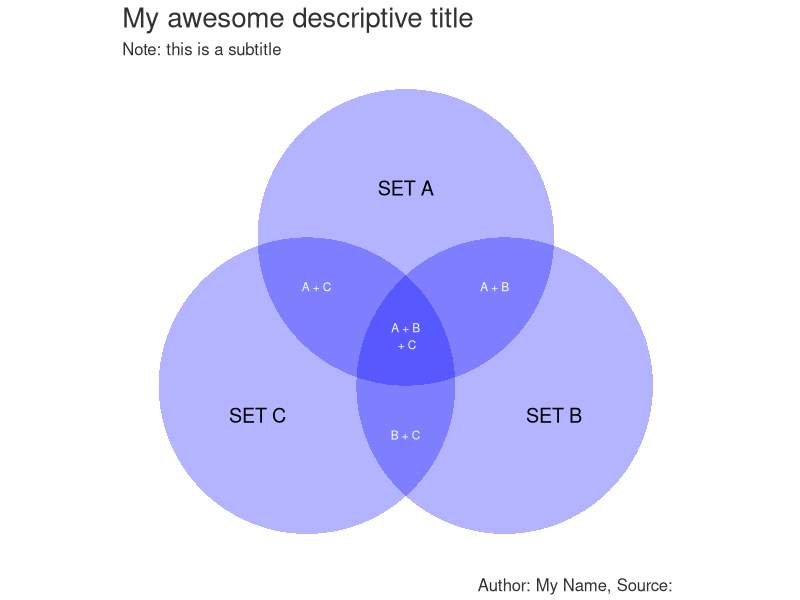

Here is the R script that generated this plot:
# Venn diagram with ggplot and ggforce
# plot circles to grid and then write annotations
library(ggplot2)
library(ggforce)    # Adds geom_circle

# Data frame to specify circle and text positions
data <- data.frame(x = c(0, 1, -1),
                   y = c(-0.5, 1, 1),
                   tx = c(0, 1.5, -1.5),
                   ty = c(-1, 1.3, 1.3),
                   cat = c("SET A", 
                           "SET B", 
                           "SET C"))

# Plot circles and text; add annotations for overlapping segments
venn <- ggplot(data, aes(x0 = x , y0 = -y, r = 1.5, fill = cat)) + 
  geom_circle(alpha = 0.3, size = 0, color = "white" ,show.legend = FALSE, fill="blue") + 
  geom_text(aes(x = tx , y = -ty, label = cat), size = 5) +
  annotate(geom="text", x=0, y=-1.5, label="B + C",color="white", size = 3) +
  annotate(geom="text", x=-0.9, y=0, label="A + C",color="white", size = 3) +
  annotate(geom="text", x=0.9, y=0, label="A + B",color="white", size = 3) +
  annotate(geom="text", x=0, y=-0.5, label="A + B\n + C",color="white", size = 3) +
  coord_equal() +
  theme(
    panel.grid.major = element_blank() # Remove gridlines (major)
    ,panel.grid.minor = element_blank() # Remove gridlines (minor)
    ,panel.background = element_blank() # Remove grey background
    ,plot.title = element_text(hjust = 0, size = 20, colour = "#323232") # Title size and colour
    ,plot.subtitle = element_text(hjust = 0, size = 12, colour = "#323232") # Subtitle size and colour
    ,plot.caption = element_text(vjust = 0.3, size = 12, colour = "#323232") # Caption size and colour
    ,axis.ticks.y = element_blank() # Remove tick marks (Y-Axis)
    ,axis.text.y = element_blank() # Remove Axis size and colour (Y-Axis)
    ,axis.title.y = element_text(size = 12, colour = "#323232") # Axis label size and colour (Y-Axis)
    ,axis.ticks.x = element_blank() # Remove tick marks (X-Axis)
    ,axis.text.x  = element_blank() # Remove Axis size and colour (X-Axis)
    ,axis.title.x = element_text(size = 12, colour = "#323232") # Axis label size and colour (X-Axis)
    ,legend.position = "bottom"
    ,plot.title.position = "plot"
    ,plot.caption.position =  "plot"
  ) +
  labs(title = 'My awesome descriptive title' # Title text
       ,subtitle = "Note: this is a subtitle" # Subtitle text
       ,x = element_blank() # X-Axis text 
       ,y = element_blank() # Y-Axis text 
       ,caption = "Author: My Name, Source: ")

# Save the plot
ggsave("simple_3_circle_venn.png" # filename
       ,plot = venn # variable for file
       ,width = 5, height = 4, dpi = 300, units = "in") # dimensions and image quality

